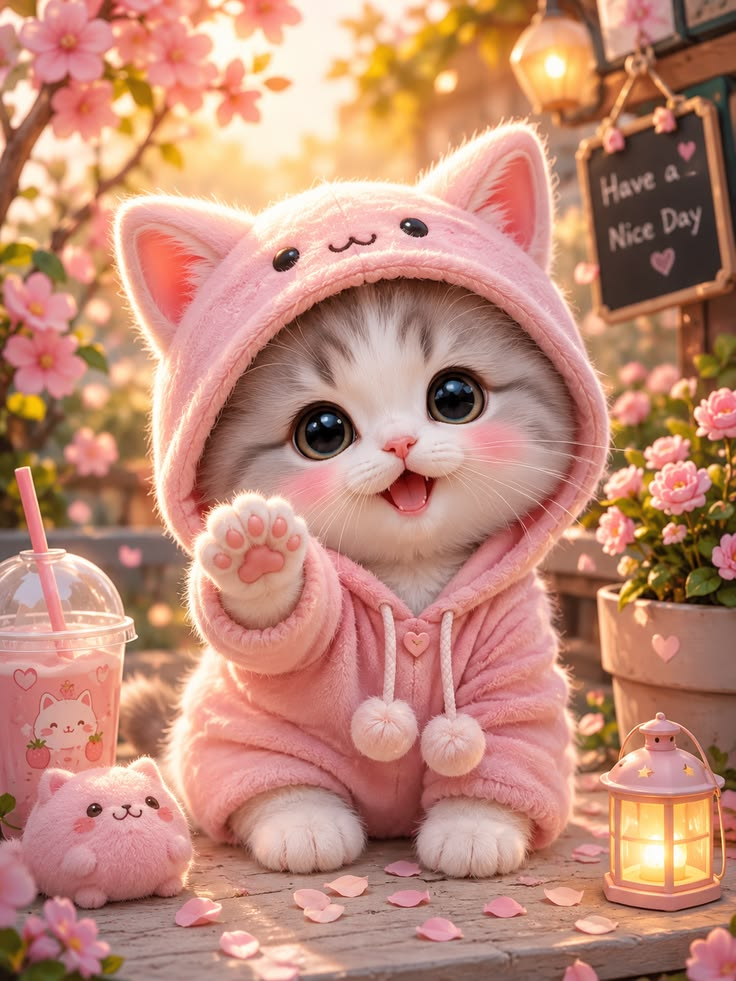
#> input picture sample.jpg, 736 x 981 px
$ python Q11_image_negative.py
#> lines starting #> are read from the running program, lines starting #| are printed output that depends on the picture
import cv2

image = cv2.imread("sample.jpg")
#> image is the input picture: shape (981, 736, 3); mean B, G, R 119.8, 139.1, 192.2

negative = 255 - image
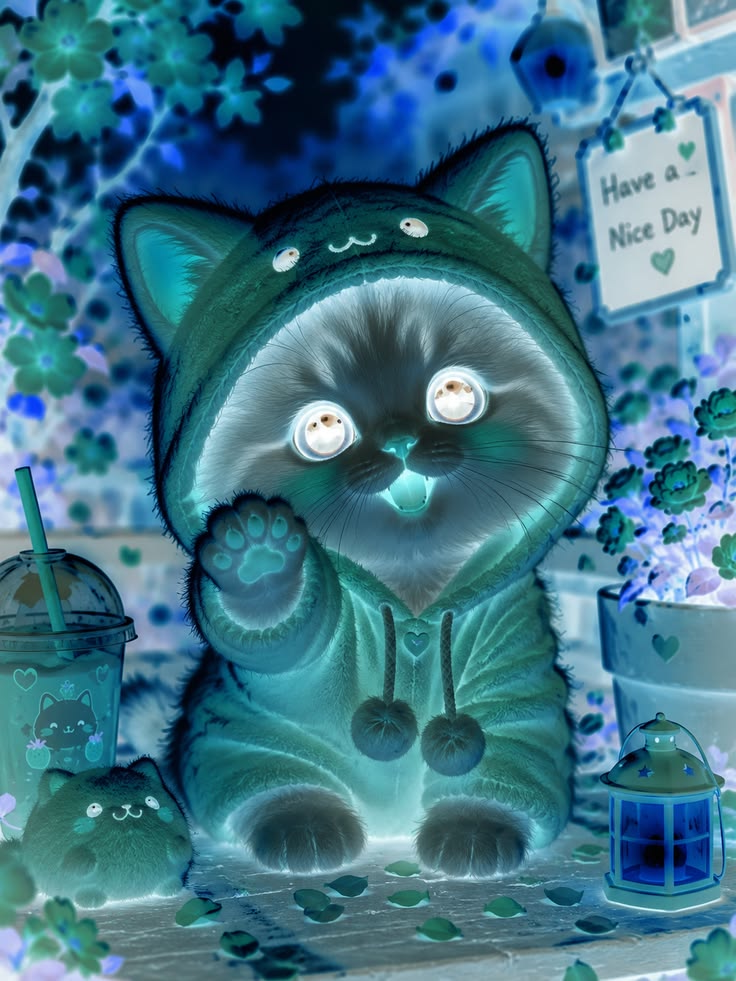
#> negative: shape (981, 736, 3); mean B, G, R 135.2, 115.9, 62.8

cv2.imwrite("negative.jpg", negative)

print("Negative image saved successfully")
